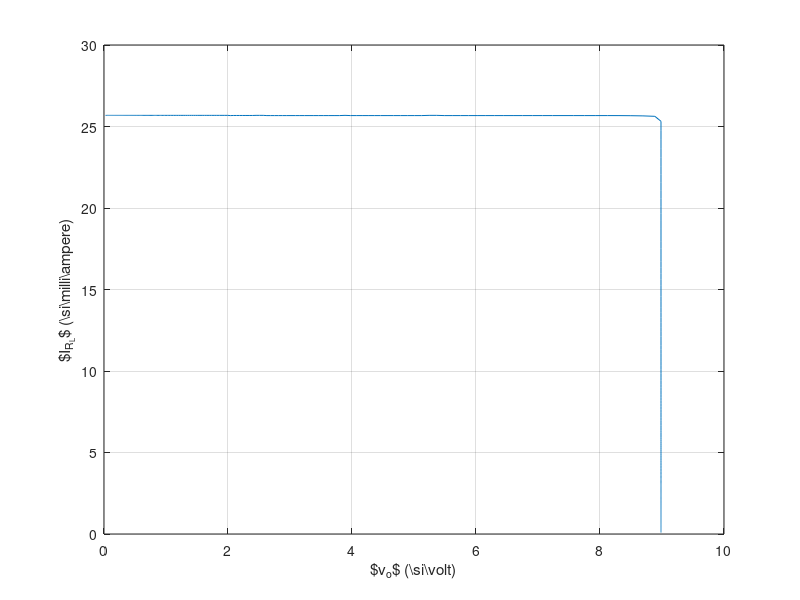

The MATLAB source for this figure:
data = csvread("data/2/seguidor.csv");

plot(data(:, 2), data(:, 3) / 1e-3);
xlabel("$v_o$ (\\si{\\volt})");
ylabel("$I_{R_L}$ (\\si{\\milli\\ampere})");
grid on;

print -dtikz "-S900,600" "-F:5.5" "img/2/recta-spice.tikz"
